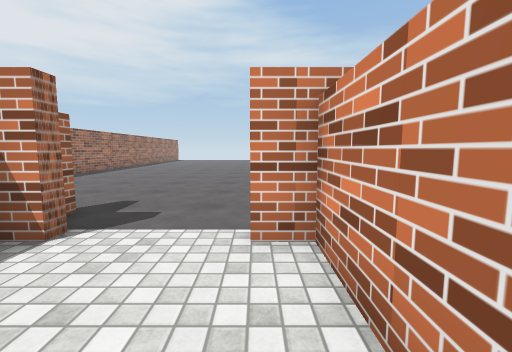
[1] (above)

15 first-person views from a walk through a scene from a Unity 3-D project. The camera is 1.3 m above the floor, tilts 6° down and sees 90° across. The floor is counted in squares, 1 m on a side. Each view is taken from the middle of a square. On the plan, view 1 faces up. The plan holds only what a view shows up to about 13 squares ahead; the rest is blank. The place goes on beyond the plan. The player is left out. Some surface patterns are stand-ins.

[2]
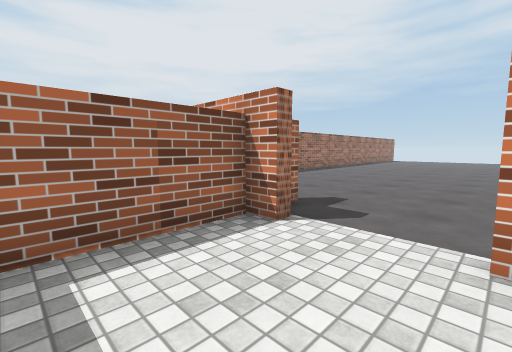

[3]
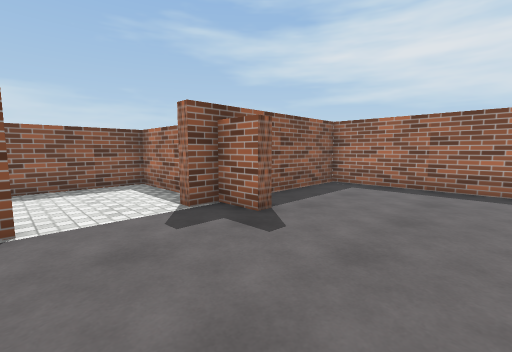

[4]
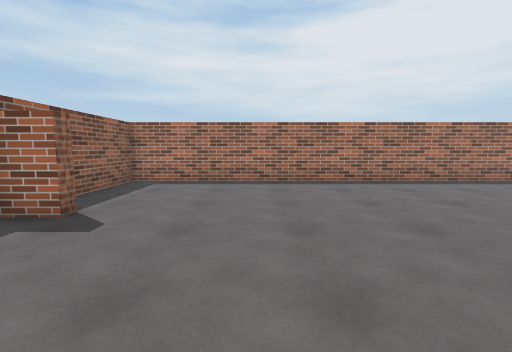

[5]
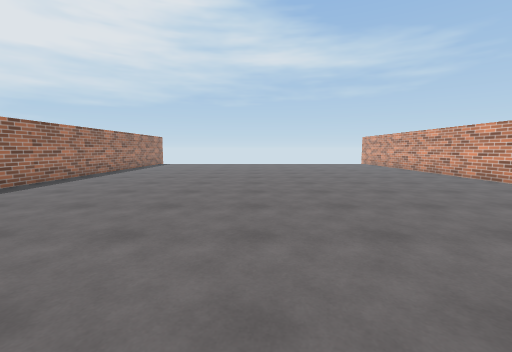

[6]
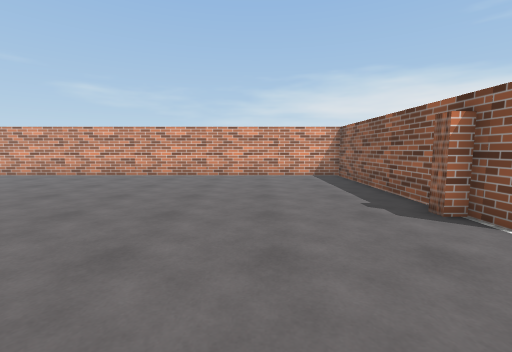

[7]
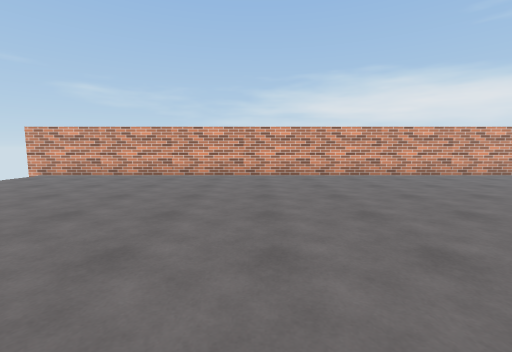

[8]
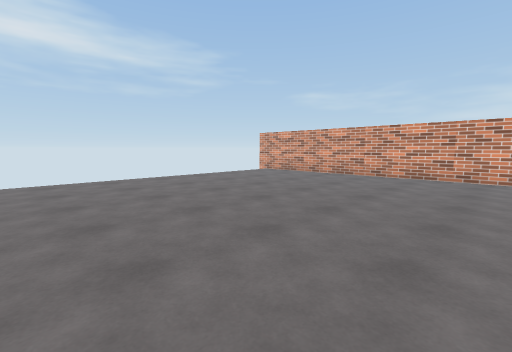

[9]
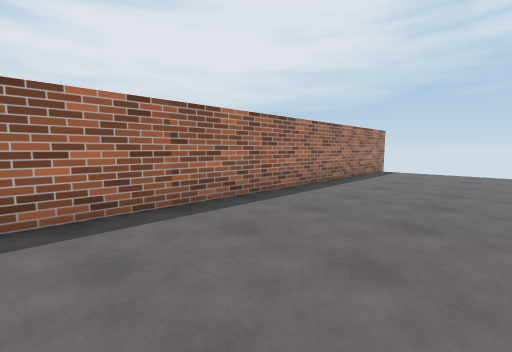

[10]
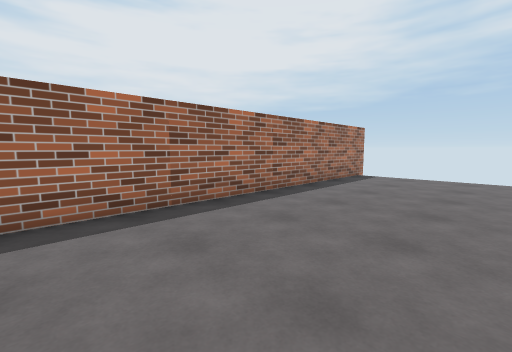

[11]
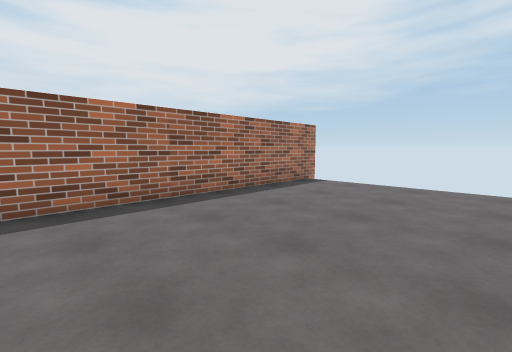

[12]
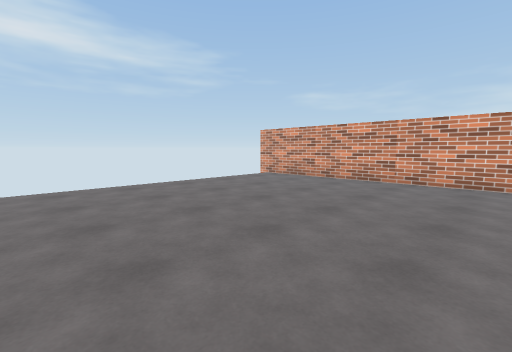

[13]
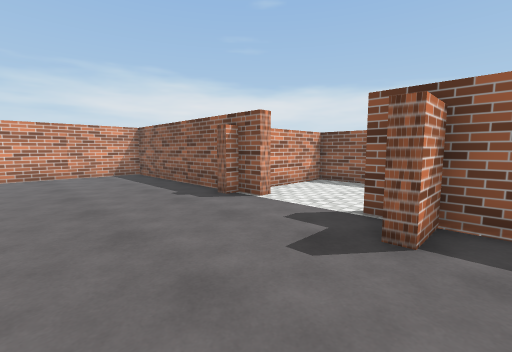

[14]
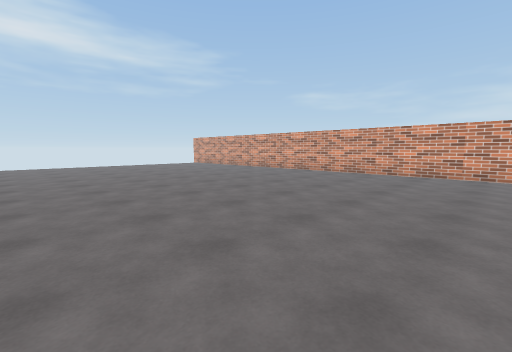

[15]
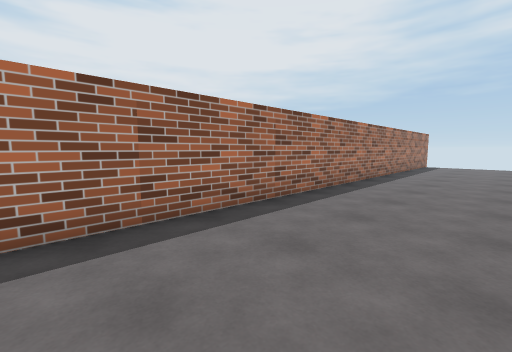

### Floor plan
Points are (right, up) in squares from view 1. A wall is a line through its corners. A room is listed if a view was taken in it or the views show most of it. See-through windows are left out.
Room 1 (views 1, 2)
walls: (-3, 3.5) (-3.8, 3.5) (-3.8, -0.7) (0.8, -0.7) (0.8, 3.5) (-0.1, 3.5)
ways out: opening at (-1.5, 4) to room 2
Room 2 (views 3, 4, 5, 6, 7, 8, 9, 10, 11, 12, 13, 14, 15)
walls: (1.9, 3.9) (8.5, 3.9) (8.5, 31.2); (-0.1, 3.5) (-0.1, 3.9) (0.8, 3.9) (0.8, 4.4) (1.4, 4.4); (-9.4, 31.4) (-9.4, 3.9) (-4.2, 3.9) (-4.2, 5.3) (-3.8, 5.3) (-3.8, 3.9) (-3, 3.9) (-3, 3.5)
ways out: opening at (-1.5, 4) to room 1

Positions as (right, up) in squares from view 1, and headings:
1: (0, 0), facing up
2: (0, 0), facing up-left
3: (0, 9), facing down-left
4: (1, 9), facing left
5: (-1, 8), facing up
6: (-4, 8), facing right
7: (-4, 20), facing right
8: (-4, 19), facing up-right
9: (-4, 15), facing up-left
10: (-4, 18), facing up-left
11: (-3, 21), facing up-left
12: (-2, 21), facing up-right
13: (-5, 9), facing down-right
14: (-5, 9), facing up-right
15: (-5, 9), facing up-left
